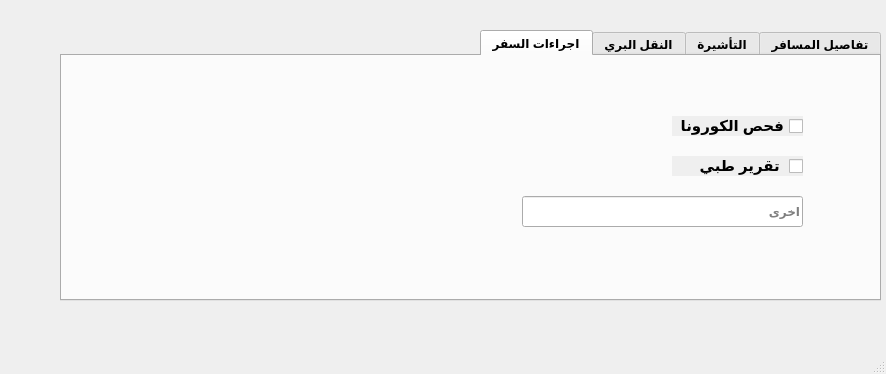
<?xml version="1.0" encoding="UTF-8"?>
<ui version="4.0">
 <class>MainWindow</class>
 <widget class="QMainWindow" name="MainWindow">
  <property name="geometry">
   <rect>
    <x>0</x>
    <y>0</y>
    <width>886</width>
    <height>374</height>
   </rect>
  </property>
  <property name="windowTitle">
   <string>MainWindow</string>
  </property>
  <widget class="QWidget" name="centralwidget">
   <widget class="QTabWidget" name="tabWidget">
    <property name="geometry">
     <rect>
      <x>60</x>
      <y>30</y>
      <width>821</width>
      <height>271</height>
     </rect>
    </property>
    <property name="font">
     <font>
      <weight>75</weight>
      <bold>true</bold>
     </font>
    </property>
    <property name="layoutDirection">
     <enum>Qt::RightToLeft</enum>
    </property>
    <property name="currentIndex">
     <number>3</number>
    </property>
    <widget class="QWidget" name="tab">
     <attribute name="title">
      <string>تفاصيل المسافر</string>
     </attribute>
     <widget class="QLineEdit" name="lineEdit">
      <property name="geometry">
       <rect>
        <x>530</x>
        <y>20</y>
        <width>141</width>
        <height>31</height>
       </rect>
      </property>
      <property name="placeholderText">
       <string>اسم المسافر</string>
      </property>
     </widget>
     <widget class="QLineEdit" name="lineEdit_2">
      <property name="geometry">
       <rect>
        <x>530</x>
        <y>60</y>
        <width>141</width>
        <height>31</height>
       </rect>
      </property>
      <property name="placeholderText">
       <string>خط السفر</string>
      </property>
     </widget>
     <widget class="QLineEdit" name="lineEdit_3">
      <property name="geometry">
       <rect>
        <x>530</x>
        <y>100</y>
        <width>141</width>
        <height>31</height>
       </rect>
      </property>
      <property name="placeholderText">
       <string>رقم الرحله</string>
      </property>
     </widget>
     <widget class="QPushButton" name="pushButton">
      <property name="geometry">
       <rect>
        <x>590</x>
        <y>150</y>
        <width>81</width>
        <height>23</height>
       </rect>
      </property>
      <property name="text">
       <string>اضافه</string>
      </property>
     </widget>
     <widget class="QPushButton" name="pushButton_2">
      <property name="geometry">
       <rect>
        <x>590</x>
        <y>180</y>
        <width>81</width>
        <height>23</height>
       </rect>
      </property>
      <property name="text">
       <string>تعديل</string>
      </property>
     </widget>
     <widget class="Line" name="line">
      <property name="geometry">
       <rect>
        <x>410</x>
        <y>10</y>
        <width>20</width>
        <height>201</height>
       </rect>
      </property>
      <property name="orientation">
       <enum>Qt::Vertical</enum>
      </property>
     </widget>
     <widget class="QLineEdit" name="lineEdit_4">
      <property name="geometry">
       <rect>
        <x>210</x>
        <y>60</y>
        <width>141</width>
        <height>31</height>
       </rect>
      </property>
      <property name="placeholderText">
       <string>تاريخ السفر</string>
      </property>
     </widget>
     <widget class="QLineEdit" name="lineEdit_5">
      <property name="geometry">
       <rect>
        <x>210</x>
        <y>20</y>
        <width>141</width>
        <height>31</height>
       </rect>
      </property>
      <property name="placeholderText">
       <string>رقم التذكرة</string>
      </property>
     </widget>
     <widget class="QPushButton" name="pushButton_3">
      <property name="geometry">
       <rect>
        <x>230</x>
        <y>180</y>
        <width>101</width>
        <height>23</height>
       </rect>
      </property>
      <property name="text">
       <string>حذف المعلومات</string>
      </property>
     </widget>
     <widget class="QLineEdit" name="lineEdit_6">
      <property name="geometry">
       <rect>
        <x>210</x>
        <y>100</y>
        <width>141</width>
        <height>31</height>
       </rect>
      </property>
      <property name="placeholderText">
       <string>سعر التذكرة</string>
      </property>
     </widget>
     <widget class="QLCDNumber" name="lcdNumber">
      <property name="geometry">
       <rect>
        <x>40</x>
        <y>20</y>
        <width>111</width>
        <height>81</height>
       </rect>
      </property>
      <property name="font">
       <font>
        <pointsize>11</pointsize>
       </font>
      </property>
     </widget>
    </widget>
    <widget class="QWidget" name="tab_2">
     <attribute name="title">
      <string>التأشيرة</string>
     </attribute>
     <widget class="QLineEdit" name="lineEdit_7">
      <property name="geometry">
       <rect>
        <x>460</x>
        <y>30</y>
        <width>281</width>
        <height>31</height>
       </rect>
      </property>
      <property name="placeholderText">
       <string>البلد المانح</string>
      </property>
     </widget>
     <widget class="QLineEdit" name="lineEdit_8">
      <property name="geometry">
       <rect>
        <x>460</x>
        <y>70</y>
        <width>281</width>
        <height>31</height>
       </rect>
      </property>
      <property name="placeholderText">
       <string>نوع التأشيرة</string>
      </property>
     </widget>
     <widget class="QLineEdit" name="lineEdit_9">
      <property name="geometry">
       <rect>
        <x>600</x>
        <y>110</y>
        <width>141</width>
        <height>31</height>
       </rect>
      </property>
      <property name="placeholderText">
       <string>صلاحية التأشيرة</string>
      </property>
     </widget>
     <widget class="QPushButton" name="pushButton_4">
      <property name="geometry">
       <rect>
        <x>570</x>
        <y>190</y>
        <width>81</width>
        <height>23</height>
       </rect>
      </property>
      <property name="text">
       <string>اضافه</string>
      </property>
     </widget>
     <widget class="QPushButton" name="pushButton_5">
      <property name="geometry">
       <rect>
        <x>460</x>
        <y>190</y>
        <width>101</width>
        <height>23</height>
       </rect>
      </property>
      <property name="text">
       <string>حذف المعلومات</string>
      </property>
     </widget>
     <widget class="QPushButton" name="pushButton_6">
      <property name="geometry">
       <rect>
        <x>660</x>
        <y>190</y>
        <width>81</width>
        <height>23</height>
       </rect>
      </property>
      <property name="text">
       <string>تعديل</string>
      </property>
     </widget>
    </widget>
    <widget class="QWidget" name="tab_3">
     <attribute name="title">
      <string>النقل البري</string>
     </attribute>
     <widget class="QLineEdit" name="lineEdit_10">
      <property name="geometry">
       <rect>
        <x>600</x>
        <y>60</y>
        <width>141</width>
        <height>31</height>
       </rect>
      </property>
      <property name="placeholderText">
       <string>من</string>
      </property>
     </widget>
     <widget class="QLineEdit" name="lineEdit_12">
      <property name="geometry">
       <rect>
        <x>280</x>
        <y>20</y>
        <width>141</width>
        <height>31</height>
       </rect>
      </property>
      <property name="placeholderText">
       <string>نوع السيارة</string>
      </property>
     </widget>
     <widget class="QPushButton" name="pushButton_7">
      <property name="geometry">
       <rect>
        <x>660</x>
        <y>150</y>
        <width>81</width>
        <height>23</height>
       </rect>
      </property>
      <property name="text">
       <string>اضافه</string>
      </property>
     </widget>
     <widget class="QPushButton" name="pushButton_8">
      <property name="geometry">
       <rect>
        <x>300</x>
        <y>180</y>
        <width>101</width>
        <height>23</height>
       </rect>
      </property>
      <property name="text">
       <string>حذف المعلومات</string>
      </property>
     </widget>
     <widget class="QLineEdit" name="lineEdit_13">
      <property name="geometry">
       <rect>
        <x>600</x>
        <y>20</y>
        <width>141</width>
        <height>31</height>
       </rect>
      </property>
      <property name="placeholderText">
       <string>تاريخ الرحله</string>
      </property>
     </widget>
     <widget class="QLineEdit" name="lineEdit_14">
      <property name="geometry">
       <rect>
        <x>600</x>
        <y>100</y>
        <width>141</width>
        <height>31</height>
       </rect>
      </property>
      <property name="placeholderText">
       <string>الى</string>
      </property>
     </widget>
     <widget class="QPushButton" name="pushButton_9">
      <property name="geometry">
       <rect>
        <x>660</x>
        <y>180</y>
        <width>81</width>
        <height>23</height>
       </rect>
      </property>
      <property name="text">
       <string>تعديل</string>
      </property>
     </widget>
     <widget class="QLineEdit" name="lineEdit_15">
      <property name="geometry">
       <rect>
        <x>280</x>
        <y>60</y>
        <width>141</width>
        <height>31</height>
       </rect>
      </property>
      <property name="placeholderText">
       <string>عدد الاشخاص</string>
      </property>
     </widget>
     <widget class="Line" name="line_2">
      <property name="geometry">
       <rect>
        <x>490</x>
        <y>20</y>
        <width>20</width>
        <height>201</height>
       </rect>
      </property>
      <property name="orientation">
       <enum>Qt::Vertical</enum>
      </property>
     </widget>
    </widget>
    <widget class="QWidget" name="tab_4">
     <attribute name="title">
      <string>اجراءات السفر</string>
     </attribute>
     <widget class="QCheckBox" name="checkBox">
      <property name="geometry">
       <rect>
        <x>610</x>
        <y>60</y>
        <width>131</width>
        <height>20</height>
       </rect>
      </property>
      <property name="font">
       <font>
        <pointsize>11</pointsize>
       </font>
      </property>
      <property name="layoutDirection">
       <enum>Qt::RightToLeft</enum>
      </property>
      <property name="autoFillBackground">
       <bool>true</bool>
      </property>
      <property name="text">
       <string>فحص الكورونا</string>
      </property>
     </widget>
     <widget class="QCheckBox" name="checkBox_2">
      <property name="geometry">
       <rect>
        <x>610</x>
        <y>100</y>
        <width>131</width>
        <height>20</height>
       </rect>
      </property>
      <property name="font">
       <font>
        <pointsize>11</pointsize>
       </font>
      </property>
      <property name="layoutDirection">
       <enum>Qt::RightToLeft</enum>
      </property>
      <property name="autoFillBackground">
       <bool>true</bool>
      </property>
      <property name="text">
       <string>تقرير طبي </string>
      </property>
     </widget>
     <widget class="QLineEdit" name="lineEdit_11">
      <property name="geometry">
       <rect>
        <x>460</x>
        <y>140</y>
        <width>281</width>
        <height>31</height>
       </rect>
      </property>
      <property name="placeholderText">
       <string>اخرى</string>
      </property>
     </widget>
    </widget>
   </widget>
  </widget>
  <widget class="QMenuBar" name="menubar">
   <property name="geometry">
    <rect>
     <x>0</x>
     <y>0</y>
     <width>886</width>
     <height>21</height>
    </rect>
   </property>
  </widget>
  <widget class="QStatusBar" name="statusbar"/>
 </widget>
 <resources/>
 <connections/>
</ui>
